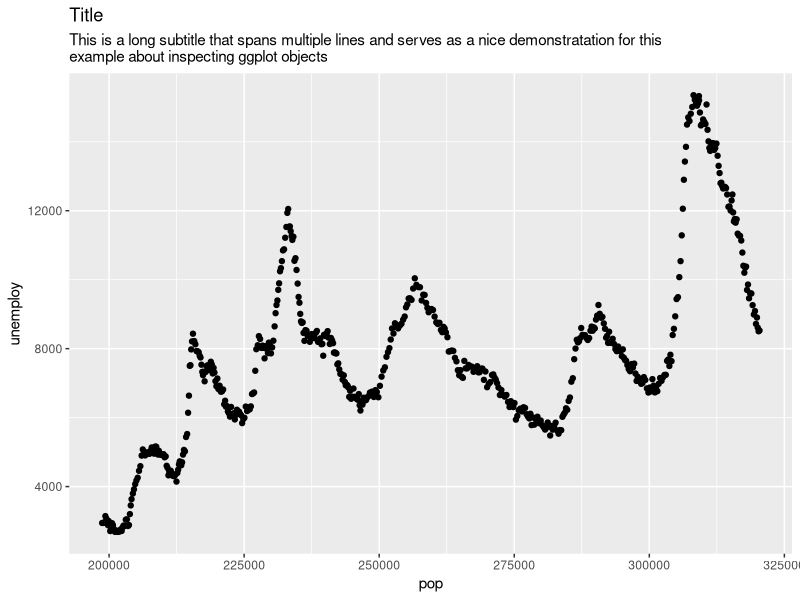

Reproduce this figure in R.
## ---- chunk 1
library(ggplot2)

example <- ggplot(economics, aes(x = pop, y = unemploy)) +
  geom_point() +
  labs(
    title = "Title",
    subtitle = paste0(
      "This is a long subtitle that spans multiple lines and serves as a nice demonstratation for this",
      "\n",
      "example about inspecting ggplot objects"
    )
  )

example
## ---- chunk 2
typeof(example)
str(example)
## ---- chunk 3
subtitle <- example$labels$subtitle
## ---- chunk 4
ggsave_multline <- function(...) {
  height <- ifelse(grepl("\\n", subtitle), 11, 10)
  ggsave(height = height, ...)
}
